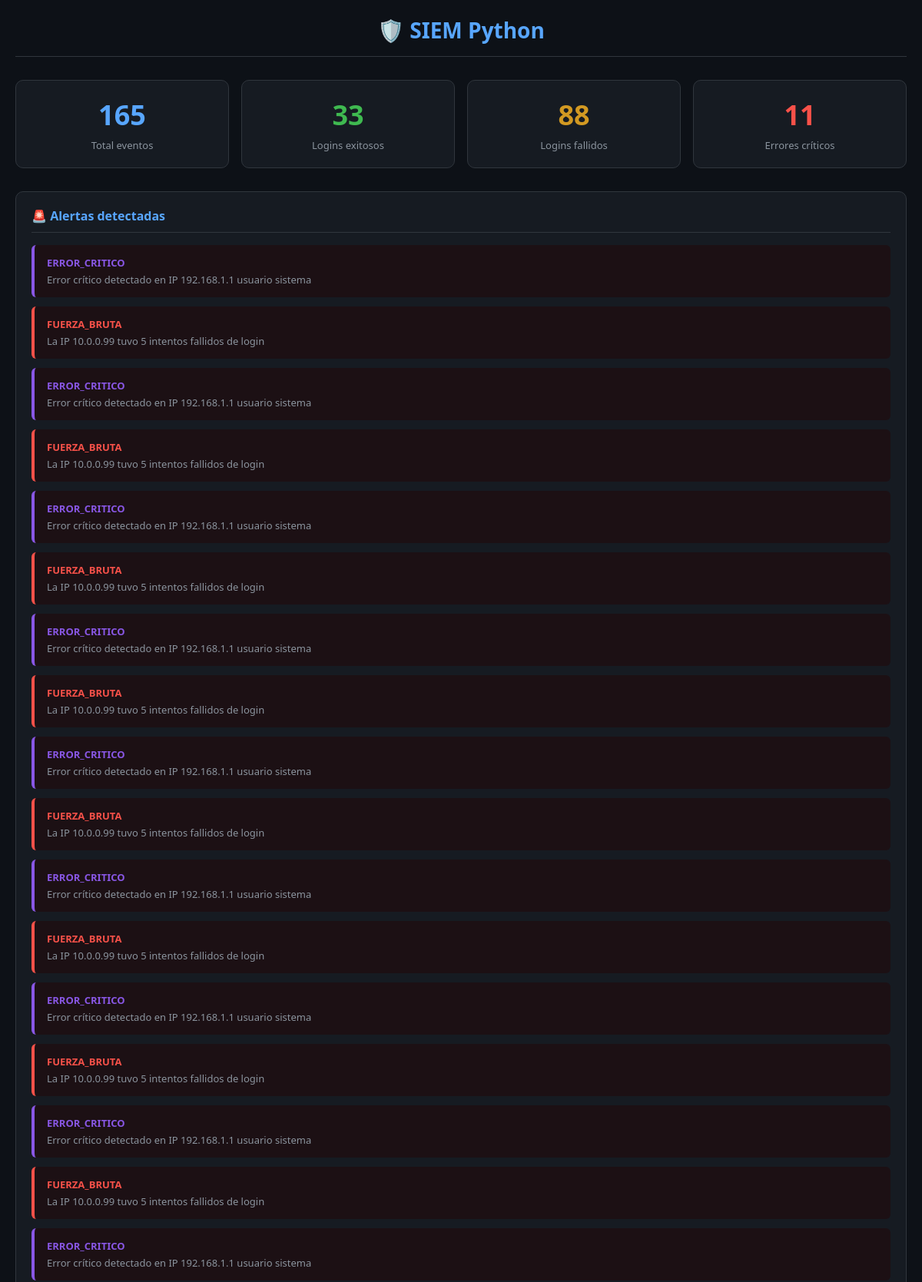
The page / (upper part) on the database its author committed.
### tables this page shows
CREATE TABLE alertas (
                id       INTEGER PRIMARY KEY AUTOINCREMENT,
                tipo     TEXT,
                ip       TEXT,
                cantidad INTEGER,
                mensaje  TEXT
            );

### dashboard.py (the view)
@app.route("/")
def index():
    eventos, alertas = obtener_datos()
    stats = obtener_estadisticas(eventos)
    return render_template(
        "index.html",
        eventos  = eventos,
        alertas  = alertas,
        stats    = stats
    )

### dashboard.py (called while the page is built)
def obtener_datos():
    try:
        conexion = sqlite3.connect(RUTA_DB)
        conexion.row_factory = sqlite3.Row  # permite acceder por nombre de columna
        cursor = conexion.cursor()
        cursor.execute("SELECT * FROM eventos ORDER BY fecha DESC, hora DESC")
        eventos = cursor.fetchall()
        cursor.execute("SELECT * FROM alertas ORDER BY id DESC")
        alertas = cursor.fetchall()
        conexion.close()
        return eventos, alertas
    except Exception as e:
        print(f"[ Dashboard ] Error al leer la base de datos: {e}")
        return [], []

def obtener_estadisticas(eventos):
    total        = len(eventos)
    exitosos     = sum(1 for e in eventos if e["accion"] == "LOGIN_EXITOSO")
    fallidos     = sum(1 for e in eventos if e["accion"] == "LOGIN_FALLIDO")
    errores      = sum(1 for e in eventos if e["nivel"]  == "ERROR")
    return {
        "total":    total,
        "exitosos": exitosos,
        "fallidos": fallidos,
        "errores":  errores
    }

### templates/index.html (shortened to what this page needs)
<!DOCTYPE html>
<html lang="es">
<head>
</head>
<body>
    <h1>🛡️ SIEM Python</h1>
    <div class="stats">
        <div class="card total">
            <div class="numero">{{ stats.total }}</div>
            <div class="etiqueta">Total eventos</div>
        </div>
        <div class="card exito">
            <div class="numero">{{ stats.exitosos }}</div>
            <div class="etiqueta">Logins exitosos</div>
        </div>
        <div class="card fallo">
            <div class="numero">{{ stats.fallidos }}</div>
            <div class="etiqueta">Logins fallidos</div>
        </div>
        <div class="card error">
            <div class="numero">{{ stats.errores }}</div>
            <div class="etiqueta">Errores críticos</div>
        </div>
    </div>
    <div class="seccion">
        <h2>🚨 Alertas detectadas</h2>
        {% if alertas %}
            {% for alerta in alertas %}
            <div class="alerta {{ alerta['tipo'] }}">
                <div class="tipo">{{ alerta['tipo'] }}</div>
                <div class="detalle">{{ alerta['mensaje'] }}</div>
            </div>
            {% endfor %}
        {% else %}
            <div class="sin-alertas">✅ Sin alertas. Todo parece normal.</div>
        {% endif %}
    </div>
</body>
</html>

### templates/index.html (style rules this page uses)
* { margin: 0; padding: 0; box-sizing: border-box; }
body { background: #0d1117; color: #c9d1d9; font-family: 'Segoe UI', sans-serif; padding: 20px; }
h1 { text-align: center; color: #58a6ff; font-size: 28px; margin-bottom: 30px; border-bottom: 1px solid #30363d; padding-bottom: 15px; }
.stats { display: flex; gap: 16px; margin-bottom: 30px; flex-wrap: wrap; }
.card { flex: 1; min-width: 140px; background: #161b22; border: 1px solid #30363d; border-radius: 10px; padding: 20px; text-align: center; }
.card .numero { font-size: 36px; font-weight: bold; margin-bottom: 6px; }
.card .etiqueta { font-size: 13px; color: #8b949e; }
.card.total .numero { color: #58a6ff; }
.card.exito .numero { color: #3fb950; }
.card.fallo .numero { color: #d29922; }
.card.error .numero { color: #f85149; }
.seccion { background: #161b22; border: 1px solid #30363d; border-radius: 10px; padding: 20px; margin-bottom: 24px; }
.seccion h2 { font-size: 16px; margin-bottom: 16px; color: #58a6ff; border-bottom: 1px solid #30363d; padding-bottom: 10px; }
.alerta { background: #1c1014; border-left: 4px solid #f85149; border-radius: 6px; padding: 14px 16px; margin-bottom: 12px; }
.alerta.FUERZA_BRUTA { border-color: #f85149; }
.alerta.ERROR_CRITICO { border-color: #8957e5; }
.alerta .tipo { font-size: 13px; font-weight: bold; color: #f85149; margin-bottom: 4px; }
.alerta.ERROR_CRITICO .tipo { color: #8957e5; }
.alerta .detalle { font-size: 13px; color: #8b949e; }

### rows shown on the page
alertas: tipo "ERROR_CRITICO", mensaje "Error crítico detectado en IP 192.168.1.1 usuario sistema"
alertas: tipo "FUERZA_BRUTA", mensaje "La IP 10.0.0.99 tuvo 5 intentos fallidos de login"
alertas: tipo "ERROR_CRITICO", mensaje "Error crítico detectado en IP 192.168.1.1 usuario sistema"
alertas: tipo "FUERZA_BRUTA", mensaje "La IP 10.0.0.99 tuvo 5 intentos fallidos de login"
alertas: tipo "ERROR_CRITICO", mensaje "Error crítico detectado en IP 192.168.1.1 usuario sistema"
alertas: tipo "FUERZA_BRUTA", mensaje "La IP 10.0.0.99 tuvo 5 intentos fallidos de login"
alertas: tipo "ERROR_CRITICO", mensaje "Error crítico detectado en IP 192.168.1.1 usuario sistema"
alertas: tipo "FUERZA_BRUTA", mensaje "La IP 10.0.0.99 tuvo 5 intentos fallidos de login"
alertas: tipo "ERROR_CRITICO", mensaje "Error crítico detectado en IP 192.168.1.1 usuario sistema"
alertas: tipo "FUERZA_BRUTA", mensaje "La IP 10.0.0.99 tuvo 5 intentos fallidos de login"
alertas: tipo "ERROR_CRITICO", mensaje "Error crítico detectado en IP 192.168.1.1 usuario sistema"
alertas: tipo "FUERZA_BRUTA", mensaje "La IP 10.0.0.99 tuvo 5 intentos fallidos de login"
alertas: tipo "ERROR_CRITICO", mensaje "Error crítico detectado en IP 192.168.1.1 usuario sistema"
alertas: tipo "FUERZA_BRUTA", mensaje "La IP 10.0.0.99 tuvo 5 intentos fallidos de login"
alertas: tipo "ERROR_CRITICO", mensaje "Error crítico detectado en IP 192.168.1.1 usuario sistema"
alertas: tipo "FUERZA_BRUTA", mensaje "La IP 10.0.0.99 tuvo 5 intentos fallidos de login"
alertas: tipo "ERROR_CRITICO", mensaje "Error crítico detectado en IP 192.168.1.1 usuario sistema"

### other values the page prints
{{ stats.total }} "165"
{{ stats.exitosos }} "33"
{{ stats.fallidos }} "88"
{{ stats.errores }} "11"
